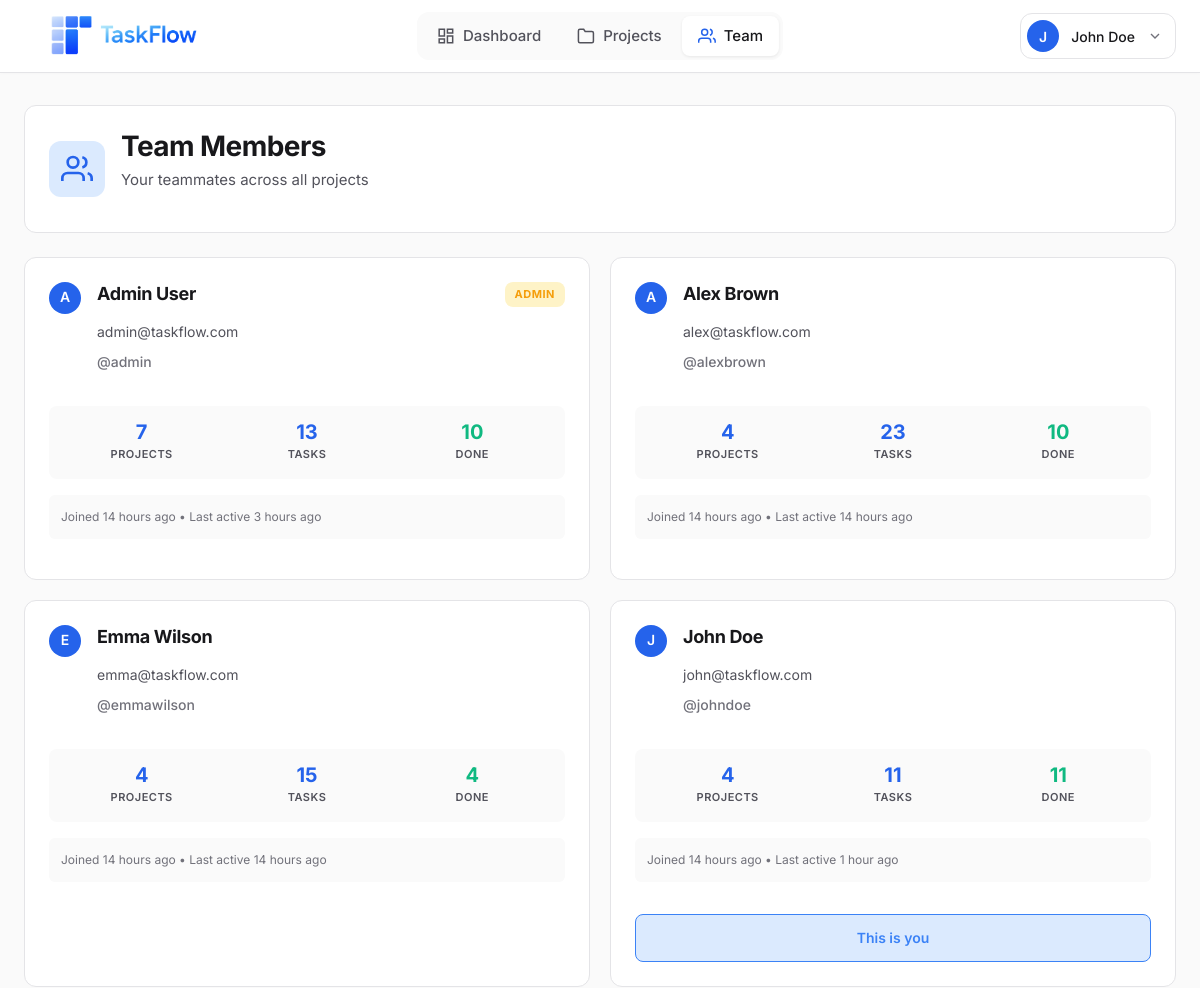
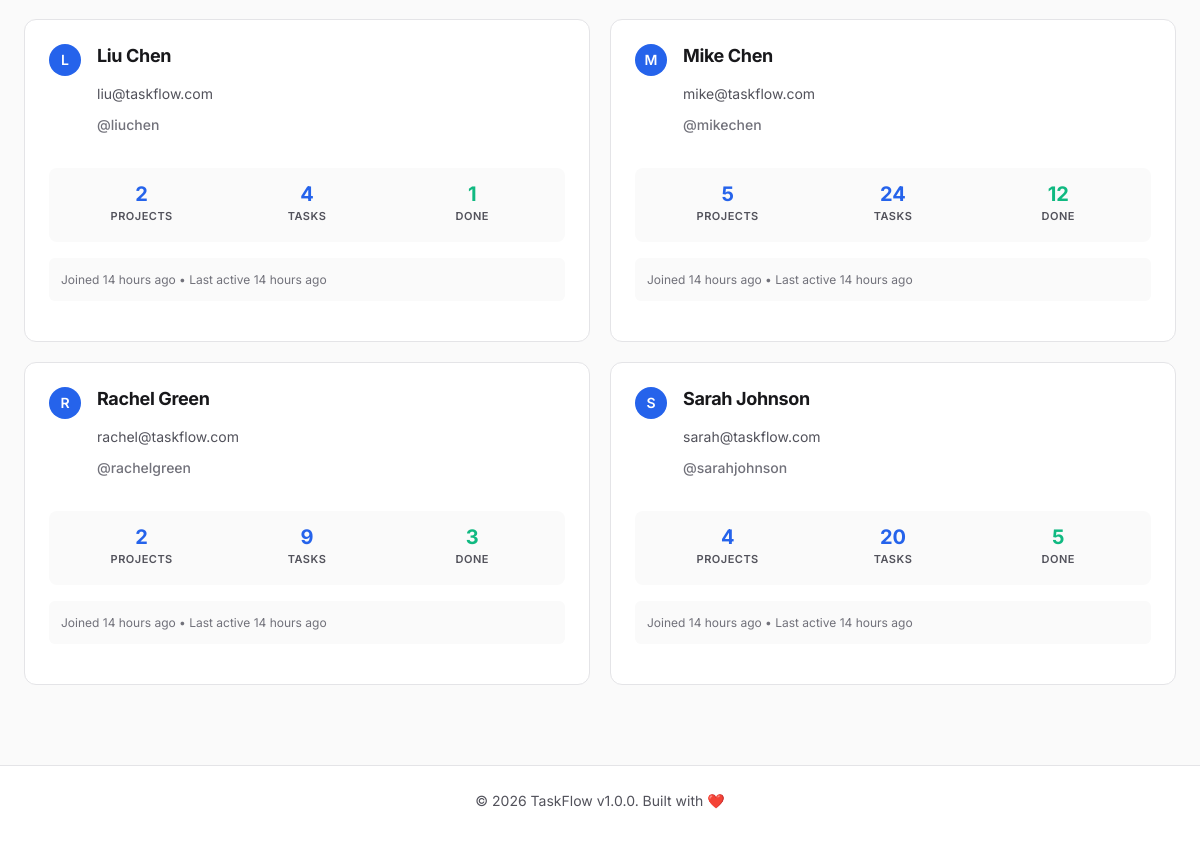
/dashboard/team.php (signed in), run on the app's committed database (2 pictures, top to bottom).
### tables this page shows
CREATE TABLE users (
    id INT PRIMARY KEY AUTO_INCREMENT,
    username VARCHAR(50) UNIQUE NOT NULL,
    email VARCHAR(100) UNIQUE NOT NULL,
    password VARCHAR(255) NOT NULL,
    full_name VARCHAR(100) NOT NULL,
    avatar VARCHAR(255) DEFAULT 'default-avatar.png',
    role ENUM('admin', 'member') DEFAULT 'member',
    created_at TIMESTAMP DEFAULT CURRENT_TIMESTAMP,
    last_login TIMESTAMP NULL,
    INDEX idx_email (email),
    INDEX idx_username (username)
);

### includes/auth.php (called while the page is built, shortened)
<?php
function isLoggedIn() {
    return isset($_SESSION['user_id']) && isset($_SESSION['logged_in']) && $_SESSION['logged_in'] === true;
}
function getCurrentUserId() {
    return isLoggedIn() ? $_SESSION['user_id'] : null;
}
function getCurrentUser($pdo) {
    $userId = getCurrentUserId();
    $stmt = $pdo->prepare("SELECT id, username, email, full_name, avatar, role, created_at, last_login FROM users WHERE id = ?");
    $stmt->execute([$userId]);
    return $stmt->fetch();
}
function isAdmin() {
    return isLoggedIn() && isset($_SESSION['user_role']) && $_SESSION['user_role'] === USER_ROLE_ADMIN;
}

### dashboard/team.php (the view, shortened to what this page needs)
<?php
require_once '../config/config.php';
require_once '../includes/auth.php';
require_once '../includes/functions.php';
$activePage = 'team';
$extraCSS = ['team.css'];
$currentUser = getCurrentUser($pdo);
$userId = $currentUser['id'];
$isAdmin = isAdmin();
try {
    if ($isAdmin) {
        $stmt = $pdo->prepare("
            SELECT u.*,
                   COUNT(DISTINCT pm.project_id) as project_count,
                   COUNT(DISTINCT t.id) as task_count,
                   COUNT(DISTINCT CASE WHEN t.status = 'completed' THEN t.id END) as completed_count
            FROM users u
            LEFT JOIN project_members pm ON u.id = pm.user_id
            LEFT JOIN tasks t ON u.id = t.assigned_to
            GROUP BY u.id
            ORDER BY u.role DESC, u.full_name ASC
        ");
        $stmt->execute();
    } else {
        $stmt = $pdo->prepare("
            SELECT DISTINCT u.*,
                   COUNT(DISTINCT pm2.project_id) as project_count,
                   COUNT(DISTINCT t.id) as task_count,
                   COUNT(DISTINCT CASE WHEN t.status = 'completed' THEN t.id END) as completed_count
            FROM users u
            JOIN project_members pm1 ON u.id = pm1.user_id
            LEFT JOIN project_members pm2 ON u.id = pm2.user_id
            LEFT JOIN tasks t ON u.id = t.assigned_to
            WHERE pm1.project_id IN (
                SELECT project_id FROM project_members WHERE user_id = ?
            )
            GROUP BY u.id
            ORDER BY u.full_name ASC
        ");
        $stmt->execute([$userId]);
    }
    $teamMembers = $stmt->fetchAll();
} catch (PDOException $e) {
    error_log("Team page error: " . $e->getMessage());
    $teamMembers = [];
}
include '../includes/header.php';
?>
<div class="team-page-header">
    <div class="team-header-content">
        <div class="team-header-icon">
            <svg width="32" height="32" viewBox="0 0 24 24" fill="none" stroke="currentColor" stroke-width="2">
                <path d="M17 21v-2a4 4 0 0 0-4-4H5a4 4 0 0 0-4 4v2"/>
                <circle cx="9" cy="7" r="4"/>
                <path d="M23 21v-2a4 4 0 0 0-3-3.87"/>
                <path d="M16 3.13a4 4 0 0 1 0 7.75"/>
            </svg>
        </div>
        <div>
            <h1 class="team-page-title">
                <?= $isAdmin ? 'Team Management (Admin)' : 'Team Members' ?>
            </h1>
            <p class="team-page-subtitle">
                <?= $isAdmin ? 'Manage all users in the system' : 'Your teammates across all projects' ?>
            </p>
        </div>
    </div>
</div>
<div class="team-members-grid">
    <?php foreach ($teamMembers as $member): ?>
        <div class="team-member-card">
            <div class="team-member-header">
                <div class="team-member-avatar-wrapper">
                    <?= getUserAvatar($member['avatar'], $member['full_name'], 'lg') ?>
                </div>
                <div class="team-member-info">
                    <div class="team-member-name-row">
                        <h3 class="team-member-name"><?= sanitize($member['full_name']) ?></h3>
                        <?php if ($member['role'] === 'admin'): ?>
                            <span class="team-member-role-badge">Admin</span>
                        <?php endif; ?>
                    </div>
                    <p class="team-member-email"><?= sanitize($member['email']) ?></p>
                    <p class="team-member-username">@<?= sanitize($member['username']) ?></p>
                </div>
            </div>
            <div class="team-member-stats">
                <div class="team-member-stat">
                    <div class="team-member-stat-value"><?= $member['project_count'] ?></div>
                    <div class="team-member-stat-label">Projects</div>
                </div>
                <div class="team-member-stat">
                    <div class="team-member-stat-value"><?= $member['task_count'] ?></div>
                    <div class="team-member-stat-label">Tasks</div>
                </div>
                <div class="team-member-stat">
                    <div class="team-member-stat-value success"><?= $member['completed_count'] ?></div>
                    <div class="team-member-stat-label">Done</div>
                </div>
            </div>
            <div class="team-member-activity">
                Joined <?= timeAgo($member['created_at']) ?>
                <?php if ($member['last_login']): ?>
                    • Last active <?= timeAgo($member['last_login']) ?>
                <?php endif; ?>
            </div>
            <?php if ($member['id'] === $userId): ?>
                <div class="current-user-badge">
                    This is you
                </div>
            <?php endif; ?>
        </div>
    <?php endforeach; ?>
</div>
<?php include '../includes/footer.php'; ?>

### includes/header.php (shortened to what this page needs)
<?php
$currentUser = getCurrentUser($pdo);
?>
<!DOCTYPE html>
<html lang="en">
<head>
    <link rel="stylesheet" href="<?= APP_URL ?>/assets/css/main.css">
    <link rel="stylesheet" href="<?= APP_URL ?>/assets/css/dashboard.css">
    <link rel="stylesheet" href="<?= APP_URL ?>/assets/css/mobile-nav.css">
    <link rel="stylesheet" href="<?= APP_URL ?>/assets/css/toast.css">
    <link rel="stylesheet" href="<?= APP_URL ?>/assets/css/skeleton.css">
    <link rel="stylesheet" href="<?= APP_URL ?>/assets/css/responsive-fixes.css">
    <link rel="stylesheet" href="<?= APP_URL ?>/assets/css/form-validation.css">
    <link rel="stylesheet" href="<?= APP_URL ?>/assets/css/form-autosave.css">
    <link rel="stylesheet" href="<?= APP_URL ?>/assets/css/dark-mode.css">
    <link rel="stylesheet" href="<?= APP_URL ?>/assets/css/dark-mode-dashboard.css">
    <link rel="stylesheet" href="<?= APP_URL ?>/assets/css/user-menu-logout.css">
    <?php if (isset($extraCSS)): ?>
        <?php foreach ($extraCSS as $css): ?>
            <link rel="stylesheet" href="<?= APP_URL ?>/assets/css/<?= $css ?>">
        <?php endforeach; ?>
    <?php endif; ?>
</head>
<body>
    <header class="main-header">
        <div class="header-container">
            <div class="header-left">
                <a href="<?= APP_URL ?>/dashboard/index.php" class="logo">
                    <div class="logo-icon-wrapper">
                        <img src="<?= APP_URL ?>/assets/images/taskflow_icon.png" alt="TaskFlow" width="400" height="64">
                    </div>
                </a>
            </div>
            <nav class="header-nav">
                <a href="<?= APP_URL ?>/dashboard/index.php" class="nav-link <?= ($activePage ?? '') === 'dashboard' ? 'active' : '' ?>">
                    <svg width="18" height="18" viewBox="0 0 24 24" fill="none" stroke="currentColor" stroke-width="2">
                        <rect x="3" y="3" width="7" height="9"/>
                        <rect x="14" y="3" width="7" height="5"/>
                        <rect x="14" y="12" width="7" height="9"/>
                        <rect x="3" y="16" width="7" height="5"/>
                    </svg>
                    <span>Dashboard</span>
                </a>
                <a href="<?= APP_URL ?>/dashboard/projects.php" class="nav-link <?= ($activePage ?? '') === 'projects' ? 'active' : '' ?>">
                    <svg width="18" height="18" viewBox="0 0 24 24" fill="none" stroke="currentColor" stroke-width="2">
                        <path d="M22 19a2 2 0 0 1-2 2H4a2 2 0 0 1-2-2V5a2 2 0 0 1 2-2h5l2 3h9a2 2 0 0 1 2 2z"/>
                    </svg>
                    <span>Projects</span>
                </a>
                <a href="<?= APP_URL ?>/dashboard/team.php" class="nav-link <?= ($activePage ?? '') === 'team' ? 'active' : '' ?>">
                    <svg width="18" height="18" viewBox="0 0 24 24" fill="none" stroke="currentColor" stroke-width="2">
                        <path d="M17 21v-2a4 4 0 0 0-4-4H5a4 4 0 0 0-4 4v2"/>
                        <circle cx="9" cy="7" r="4"/>
                        <path d="M23 21v-2a4 4 0 0 0-3-3.87"/>
                        <path d="M16 3.13a4 4 0 0 1 0 7.75"/>
                    </svg>
                    <span>Team</span>
                </a>
            </nav>
            <div class="header-right">
                <div class="user-menu">
                    <button class="user-menu-trigger" onclick="toggleUserMenu()">
                        <?= getUserAvatar($currentUser['avatar'], $currentUser['full_name'], 'sm') ?>
                        <span class="user-name"><?= sanitize($currentUser['full_name']) ?></span>
                        <svg width="16" height="16" viewBox="0 0 24 24" fill="none" stroke="currentColor" stroke-width="2" class="dropdown-arrow">
                            <polyline points="6 9 12 15 18 9"/>
                        </svg>
                    </button>
                </div>
            </div>
        </div>
    </header>
    <main class="main-content">

### includes/functions.php (shortened to what this page needs)
<?php
function sanitize($data) {
    return htmlspecialchars($data, ENT_QUOTES, 'UTF-8');
}
function timeAgo($datetime) {
    $time = strtotime($datetime);
    $diff = time() - $time;
    if ($diff < 60) {
        return 'just now';
    } elseif ($diff < 3600) {
        $mins = floor($diff / 60);
        return $mins . ' minute' . ($mins > 1 ? 's' : '') . ' ago';
    } elseif ($diff < 86400) {
        $hours = floor($diff / 3600);
        return $hours . ' hour' . ($hours > 1 ? 's' : '') . ' ago';
    } elseif ($diff < 604800) {
        $days = floor($diff / 86400);
        return $days . ' day' . ($days > 1 ? 's' : '') . ' ago';
    } elseif ($diff < 2592000) {
        $weeks = floor($diff / 604800);
        return $weeks . ' week' . ($weeks > 1 ? 's' : '') . ' ago';
    } elseif ($diff < 31536000) {
        $months = floor($diff / 2592000);
        return $months . ' month' . ($months > 1 ? 's' : '') . ' ago';
    } else {
        $years = floor($diff / 31536000);
        return $years . ' year' . ($years > 1 ? 's' : '') . ' ago';
    }
}
function getUserAvatar($avatar, $fullName, $size = 'md') {
    $avatarPath = APP_URL . '/uploads/avatars/' . ($avatar ?: 'default-avatar.png');
    $initial = strtoupper(substr($fullName, 0, 1));
    $sizeClass = 'avatar-' . $size;
    if (empty($avatar) || $avatar === 'default-avatar.png') {
        return '<div class="avatar-placeholder ' . $sizeClass . '">' . $initial . '</div>';
    }
    return '<img src="' . $avatarPath . '" alt="' . sanitize($fullName) . '" class="avatar ' . $sizeClass . '">';
}

### assets/css/main.css (style rules this page uses)
* { margin: 0; padding: 0; box-sizing: border-box; }
html { font-size: 16px; scroll-behavior: smooth; }
body { font-family: 'Inter', -apple-system, BlinkMacSystemFont, 'Segoe UI', sans-serif; font-size: 0.9375rem; line-height: 1.6; color: #18181b; background: #fafafa; min-height: 100vh; -webkit-font-smoothing: antialiased; -moz-osx-font-smoothing: grayscale; }
img { max-width: 100%; height: auto; }
a { text-decoration: none; color: inherit; transition: all 0.2s ease; }
button { border: none; background: none; cursor: pointer; font-family: inherit; }
h1, h2, h3, h4, h5, h6 { font-weight: 700; line-height: 1.2; margin-bottom: 0.5rem; color: #09090b; letter-spacing: -0.02em; }
h1 { font-size: 2.25rem; font-weight: 700; }
h3 { font-size: 1.5rem; font-weight: 600; }
p { margin-bottom: 1rem; }
:root { --primary: #2563eb; --primary-hover: #1d4ed8; --primary-light: #dbeafe; --success: #10b981; --success-light: #d1fae5; --warning: #f59e0b; --warning-light: #fef3c7; --danger: #ef4444; --danger-light: #fee2e2; --info: #3b82f6; --info-light: #dbeafe; --gray-50: #fafafa; --gray-100: #f4f4f5; --gray-200: #e4e4e7; --gray-300: #d4d4d8; --gray-400: #a1a1aa; --gray-500: #71717a; --gray-600: #52525b; --gray-700: #3f3f46; --gray-800: #27272a; --gray-900: #18181b; --black: #09090b; --white: #ffffff; --space-1: 0.25rem; --space-2: 0.5rem; --space-3: 0.75rem; --space-4: 1rem; --space-5: 1.25rem; --space-6: 1.5rem; --space-8: 2rem; --space-10: 2.5rem; --space-12: 3rem; --space-16: 4rem; --radius-sm: 6px; --radius-md: 8px; --radius-lg: 12px; --radius-xl: 16px; --radius-full: 9999px; --shadow-xs: 0 1px 2px 0 rgba(0, 0, 0, 0.05); --shadow-sm: 0 1px 3px 0 rgba(0, 0, 0, 0.1), 0 1px 2px -1px rgba(0, 0, 0, 0.1); --shadow-md: 0 4px 6px -1px rgba(0, 0, 0, 0.1), 0 2px 4px -2px rgba(0, 0, 0, 0.1); --shadow-lg: 0 10px 15px -3px rgba(0, 0, 0, 0.1), 0 4px 6px -4px rgba(0, 0, 0, 0.1); --shadow-xl: 0 20px 25px -5px rgba(0, 0, 0, 0.1), 0 8px 10px -6px rgba(0, 0, 0, 0.1); --transition: all 0.15s ease; }
.avatar-sm { width: 24px; height: 24px; }
.avatar-lg { width: 48px; height: 48px; }
.avatar-placeholder { width: 32px; height: 32px; border-radius: var(--radius-full); background: var(--primary); color: var(--white); display: inline-flex; align-items: center; justify-content: center; font-weight: 600; font-size: 0.875rem; }

### assets/css/dashboard.css (style rules this page uses)
.main-header { background: var(--white); border-bottom: 1px solid var(--gray-200); position: sticky; top: 0; z-index: 100; box-shadow: 0 1px 3px rgba(0, 0, 0, 0.02); }
.header-container { max-width: 1400px; margin: 0 auto; padding: 0 var(--space-6); display: flex; align-items: center; justify-content: space-between; height: 72px; }
.header-left { display: flex; align-items: center; gap: var(--space-8); }
.logo { display: flex; align-items: center; gap: var(--space-3); font-size: 1.25rem; font-weight: 700; color: var(--gray-900); text-decoration: none; transition: var(--transition); }
.logo-icon-wrapper { display: flex; align-items: center; justify-content: flex-start; height: 64px; }
.logo-icon-wrapper img { width: auto; height: 64px; object-fit: contain; max-width: 400px; }
.header-nav { position: absolute; left: 50%; transform: translateX(-50%); display: flex; gap: var(--space-1); background: var(--gray-50); padding: 4px; border-radius: var(--radius-lg); }
.nav-link { display: flex; align-items: center; gap: var(--space-2); padding: var(--space-2) var(--space-4); color: var(--gray-600); font-weight: 500; font-size: 0.9375rem; text-decoration: none; border-radius: var(--radius-md); transition: all 0.2s ease; position: relative; }
.nav-link svg { transition: var(--transition); }
.nav-link.active { background: var(--white); color: var(--gray-900); box-shadow: 0 1px 3px rgba(0, 0, 0, 0.08); }
.nav-link.active svg { color: var(--primary); }
.header-right { display: flex; align-items: center; gap: var(--space-3); }
.user-menu { position: relative; }
.user-menu-trigger { display: flex; align-items: center; gap: var(--space-2); padding: 6px 12px 6px 6px; background: transparent; border: 1px solid var(--gray-200); border-radius: var(--radius-lg); cursor: pointer; transition: all 0.2s ease; }
.user-name { font-weight: 500; color: var(--gray-900); font-size: 0.875rem; padding: 0 var(--space-1); }
.dropdown-arrow { color: var(--gray-500); transition: var(--transition); }
.main-content { max-width: 1280px; margin: 0 auto; padding: var(--space-8) var(--space-6); min-height: calc(100vh - 128px); }

### data on the page
users: full_name "J", full_name "John Doe", email "john@taskflow.com", username "johndoe", project_count "4", task_count "11", completed_count "11", created_at "14 hours ago", last_login "1 hour ago", shows "This is you"
users: full_name "A", full_name "Admin User", role "ADMIN", email "admin@taskflow.com", username "admin", project_count "7", task_count "13", completed_count "10", created_at "14 hours ago", last_login "3 hours ago"
users: full_name "A", full_name "Alex Brown", email "alex@taskflow.com", username "alexbrown", project_count "4", task_count "23", completed_count "10", created_at "14 hours ago", last_login "14 hours ago"
users: full_name "E", full_name "Emma Wilson", email "emma@taskflow.com", username "emmawilson", project_count "4", task_count "15", completed_count "4", created_at "14 hours ago", last_login "14 hours ago"
users: full_name "L", full_name "Liu Chen", email "liu@taskflow.com", username "liuchen", project_count "2", task_count "4", completed_count "1", created_at "14 hours ago", last_login "14 hours ago"
users: full_name "M", full_name "Mike Chen", email "mike@taskflow.com", username "mikechen", project_count "5", task_count "24", completed_count "12", created_at "14 hours ago", last_login "14 hours ago"
users: full_name "R", full_name "Rachel Green", email "rachel@taskflow.com", username "rachelgreen", project_count "2", task_count "9", completed_count "3", created_at "14 hours ago", last_login "14 hours ago"
users: full_name "S", full_name "Sarah Johnson", email "sarah@taskflow.com", username "sarahjohnson", project_count "4", task_count "20", completed_count "5", created_at "14 hours ago", last_login "14 hours ago"

### other printed values
APP_NAME "TaskFlow"
APP_VERSION "1.0.0"
